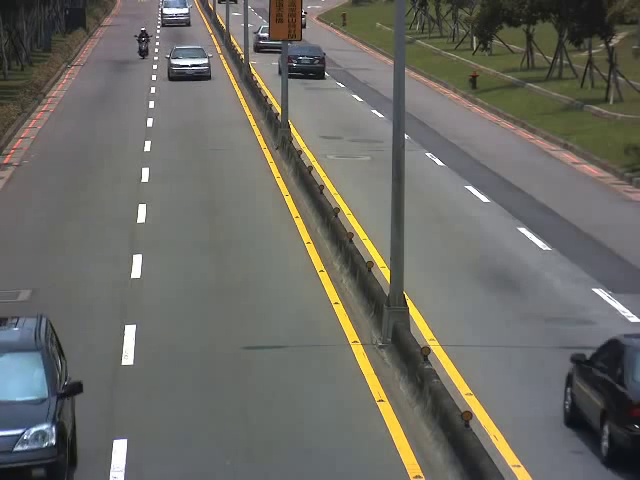
#> input picture frame 49 of Traffic-Rules-Violation-Detection-master/videos/traffic.avi, 640 x 480 px, given in place of video (online-video-cutter.com).mp4, which was not available
$ python 'vehicle detection based on video.py'
#> lines starting #> are read from the running program, lines starting #| are printed output that depends on the picture; after the words box and inside, x2 and y2 are one past the last pixel; in counts of white or black regions, pixels touching at a corner belong together; pictures that were not available may be replaced by others from this repository, and a replacement may not be noted
import cv2
import numpy as np
from time import sleep

# Parameters
largura_min = 80  # Minimum width of the rectangle
altura_min = 80  # Minimum height of the rectangle
offset = 6  # Error margin in pixels
pos_linha = 550  # Position of the counting line
delay = 60  # FPS of the video

detec = []
carros = 0
opposite_direction_count = 0

def pega_centro(x, y, w, h):
    x1 = int(w / 2)
    y1 = int(h / 2)
    cx = x + x1
    cy = y + y1
    return cx, cy

# Video path
cap = cv2.VideoCapture('C:\\Users\\SARAVANARAJAN\\Downloads\\video (online-video-cutter.com).mp4')

subtracao = cv2.createBackgroundSubtractorKNN()

while True:
    ret, frame1 = cap.read()
#> frame1 is the input picture: shape (480, 640, 3); mean B, G, R 100.7, 106.6, 107.3
    if not ret:
        break

    tempo = float(1 / delay)
    sleep(tempo)

    grey = cv2.cvtColor(frame1, cv2.COLOR_BGR2GRAY)
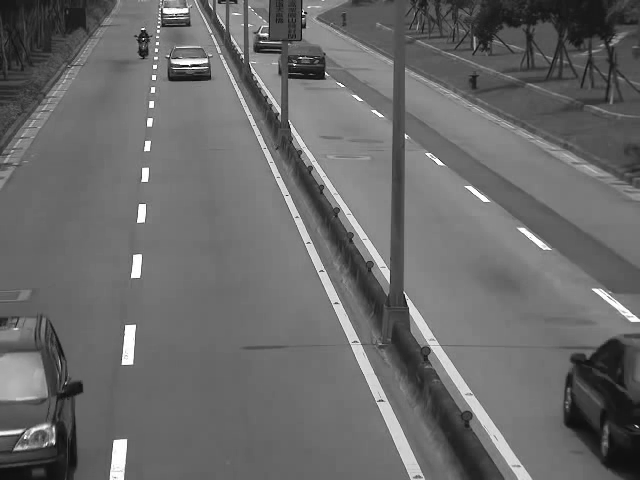
#> grey: shape (480, 640); min 0, max 255, mean 106.1
    blur = cv2.GaussianBlur(grey, (5, 5), 0)  # Increased kernel size for better blur
    img_sub = subtracao.apply(blur)
#> img_sub: shape (480, 640); every value is 255

    # Advanced morphological operations
    dilat = cv2.dilate(img_sub, np.ones((7, 7)))  # Larger kernel for dilation
    kernel = cv2.getStructuringElement(cv2.MORPH_ELLIPSE, (7, 7))  # Larger kernel for morphology
    dilatada = cv2.morphologyEx(dilat, cv2.MORPH_CLOSE, kernel)
    dilatada = cv2.morphologyEx(dilatada, cv2.MORPH_OPEN, kernel)  # Added opening

    contorno, _ = cv2.findContours(dilatada, cv2.RETR_TREE, cv2.CHAIN_APPROX_SIMPLE)
#> contorno = [[[0, 0], [0, 479], [639, 479], [639, 0]]]

    cv2.line(frame1, (25, pos_linha), (1200, pos_linha), (255, 127, 0), 3)
    for (i, c) in enumerate(contorno):
        (x, y, w, h) = cv2.boundingRect(c)
        validar_contorno = (w >= largura_min) and (h >= altura_min)
        if not validar_contorno:
            continue

        cv2.rectangle(frame1, (x, y), (x + w, y + h), (0, 255, 0), 2)
        centro = pega_centro(x, y, w, h)
        detec.append((centro, y))  # Append center and initial y-position for direction tracking
        cv2.circle(frame1, centro, 4, (0, 0, 255), -1)

        for i, (centro, initial_y) in enumerate(detec):
            cx, cy = centro
            # Vehicle coming downwards (normal direction)
            if cy < (pos_linha + offset) and cy > (pos_linha - offset) and initial_y < pos_linha:
                carros += 1
                cv2.line(frame1, (25, pos_linha), (1200, pos_linha), (0, 127, 255), 3)
                detec.pop(i)
                print("Vehicle detected in normal direction: " + str(carros))

            # Vehicle coming upwards (opposite direction)
            elif cy > (pos_linha - offset) and cy < (pos_linha + offset) and initial_y > pos_linha:
                opposite_direction_count += 1
                cv2.line(frame1, (25, pos_linha), (1200, pos_linha), (0, 0, 255), 3)
                detec.pop(i)
                print("Vehicle detected in opposite direction: " + str(opposite_direction_count))
#> this loop made 1 pass
#> (c, x, y, w, h, validar_contorno, x1 in pega_centro, y1 in pega_centro) on pass 1: ([[0, 0], [0, 479], [639, 479], [639, 0]], 0, 0, 640, 480, True, 320, 240)
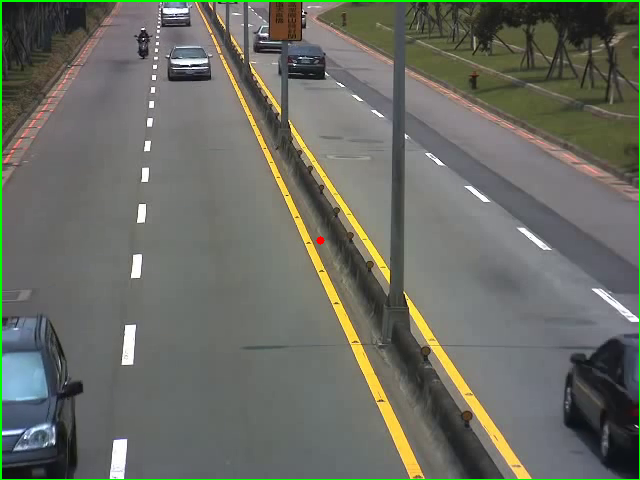
#> frame1: shape (480, 640, 3); 1.11% of pixels changed, all inside (x1, y1, x2, y2) = (0, 0, 640, 480)
#> after the loop, carros = 0; detec = [((320, 240), 0)]; opposite_direction_count = 0

    # Display the vehicle counts in the top-left corner
    cv2.putText(frame1, "VEHICLE COUNT (NORMAL) : " + str(carros), (20, 50), cv2.FONT_HERSHEY_SIMPLEX, 1, (0, 0, 255), 3)
    cv2.putText(frame1, "VEHICLE COUNT (OPPOSITE) : " + str(opposite_direction_count), (20, 100), cv2.FONT_HERSHEY_SIMPLEX, 1, (255, 0, 0), 3)
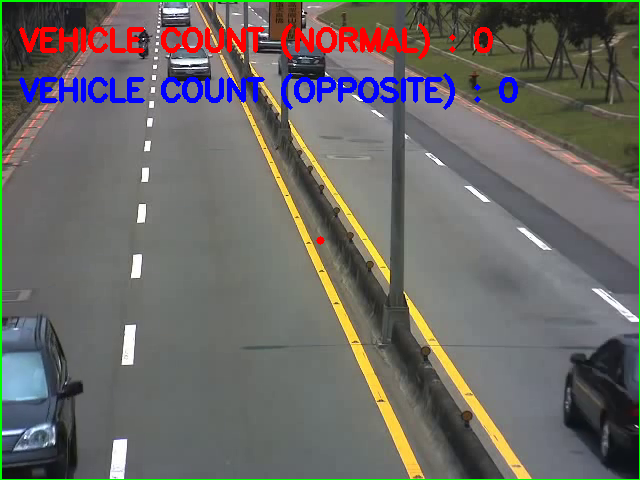
#> frame1: shape (480, 640, 3); mean B, G, R 100.9, 104.8, 107

    cv2.imshow("Video Original", frame1)
    cv2.imshow("Detectar", dilatada)

    if cv2.waitKey(1) == 27:
#> (key Esc is pressed here)
        break

cv2.destroyAllWindows()
cap.release()

$ run again, starting later in the video
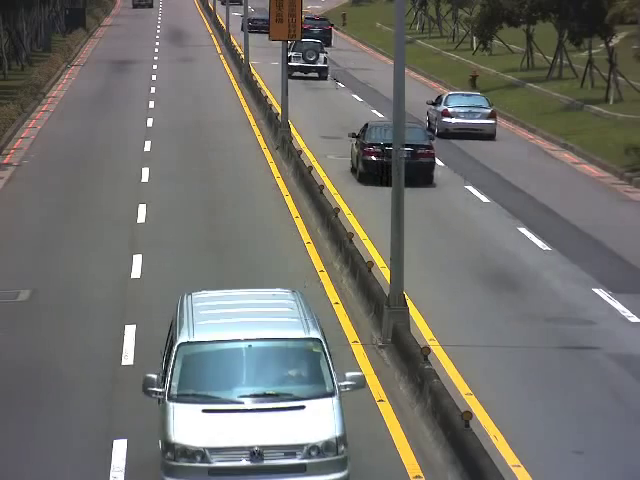
#> input picture frame 222 of Traffic-Rules-Violation-Detection-master/videos/traffic.avi, 640 x 480 px, given in place of video (online-video-cutter.com).mp4, which was not available
#> frame1 is the input picture: shape (480, 640, 3); mean B, G, R 109.6, 114, 114
#> img_sub: shape (480, 640); every value is 255
#> contorno = [[[0, 0], [0, 479], [639, 479], [639, 0]]]
#> the loop `for (i, c) in enumerate(contorno):` made 1 pass
#> (c, x, y, w, h, validar_contorno, x1 in pega_centro, y1 in pega_centro) on pass 1: ([[0, 0], [0, 479], [639, 479], [639, 0]], 0, 0, 640, 480, True, 320, 240)
#> after the loop `for (i, c) in enumerate(contorno):`:
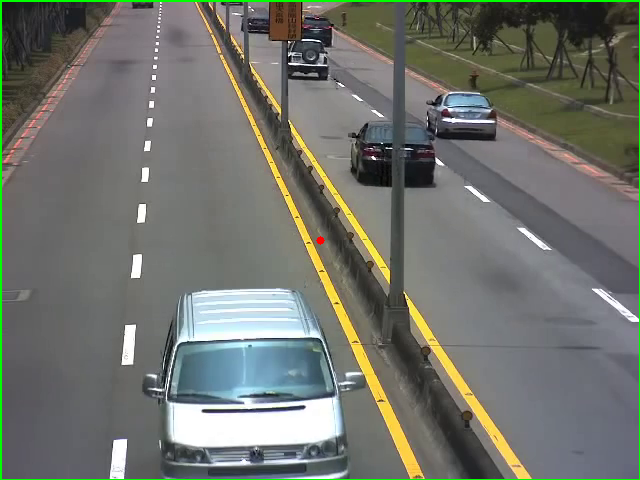
#> frame1: shape (480, 640, 3); 1.11% of pixels changed, all inside (x1, y1, x2, y2) = (0, 0, 640, 480)
#> after the loop `for (i, c) in enumerate(contorno):`: carros = 0; detec = [((320, 240), 0)]; opposite_direction_count = 0
#> `cv2.putText(frame1, "VEHICLE COUNT (OPPOSITE) : " + str(opposite_direc..`:
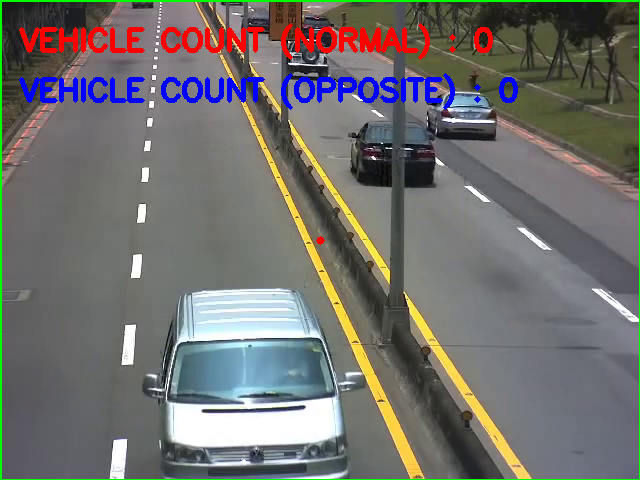
#> frame1: shape (480, 640, 3); mean B, G, R 109.8, 112.1, 113.7

$ run again, starting later in the video
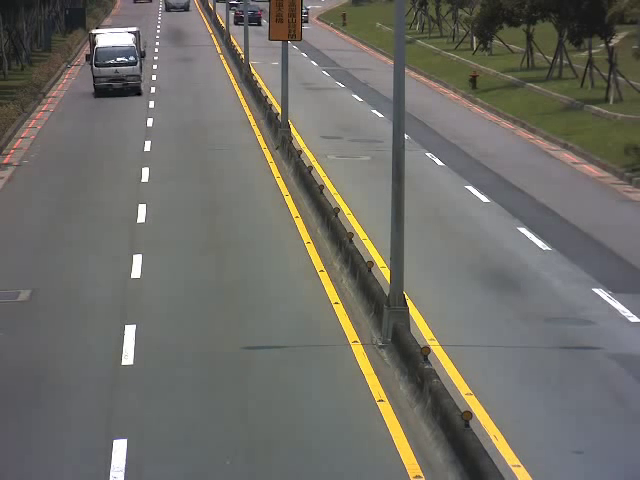
#> input picture frame 395 of Traffic-Rules-Violation-Detection-master/videos/traffic.avi, 640 x 480 px, given in place of video (online-video-cutter.com).mp4, which was not available
#> frame1 is the input picture: shape (480, 640, 3); mean B, G, R 103.3, 109.5, 110.6
#> img_sub: shape (480, 640); every value is 255
#> contorno = [[[0, 0], [0, 479], [639, 479], [639, 0]]]
#> the loop `for (i, c) in enumerate(contorno):` made 1 pass
#> (c, x, y, w, h, validar_contorno, x1 in pega_centro, y1 in pega_centro) on pass 1: ([[0, 0], [0, 479], [639, 479], [639, 0]], 0, 0, 640, 480, True, 320, 240)
#> after the loop `for (i, c) in enumerate(contorno):`:
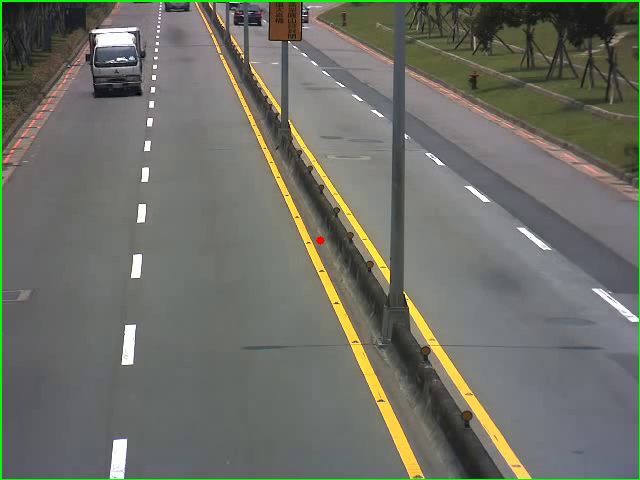
#> frame1: shape (480, 640, 3); 1.11% of pixels changed, all inside (x1, y1, x2, y2) = (0, 0, 640, 480)
#> after the loop `for (i, c) in enumerate(contorno):`: carros = 0; detec = [((320, 240), 0)]; opposite_direction_count = 0
#> `cv2.putText(frame1, "VEHICLE COUNT (OPPOSITE) : " + str(opposite_direc..`:
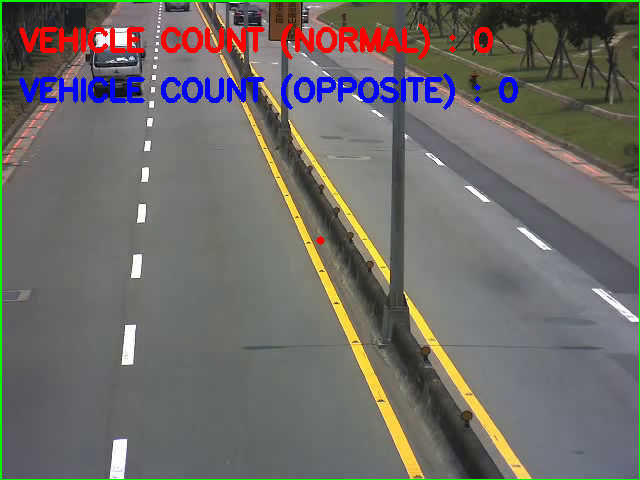
#> frame1: shape (480, 640, 3); mean B, G, R 103.4, 107.5, 110.2
